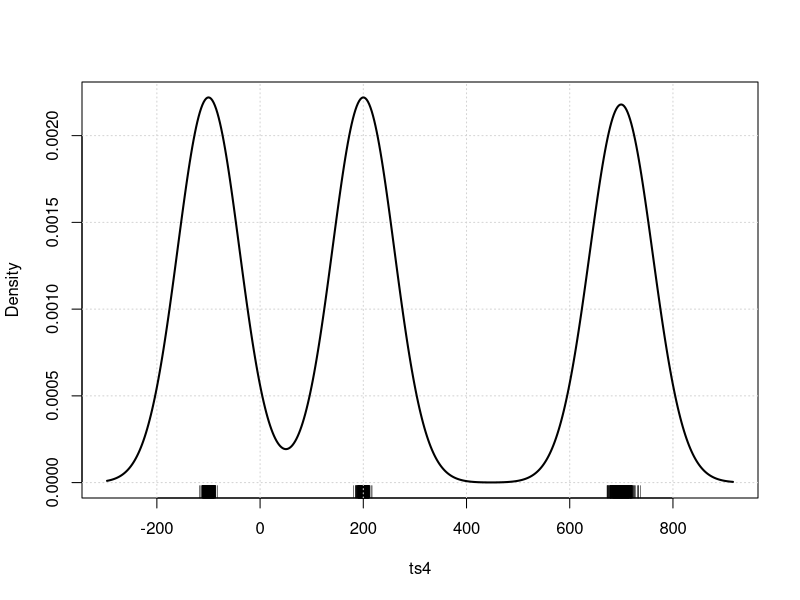
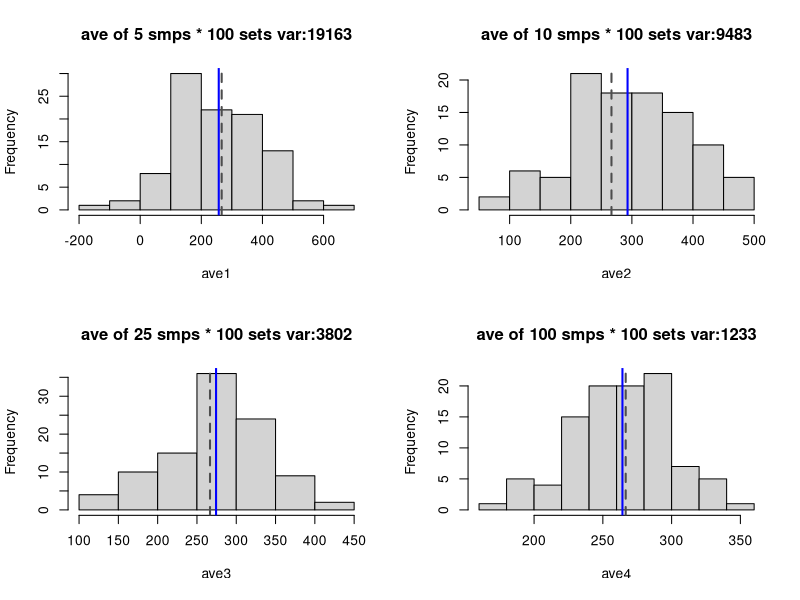
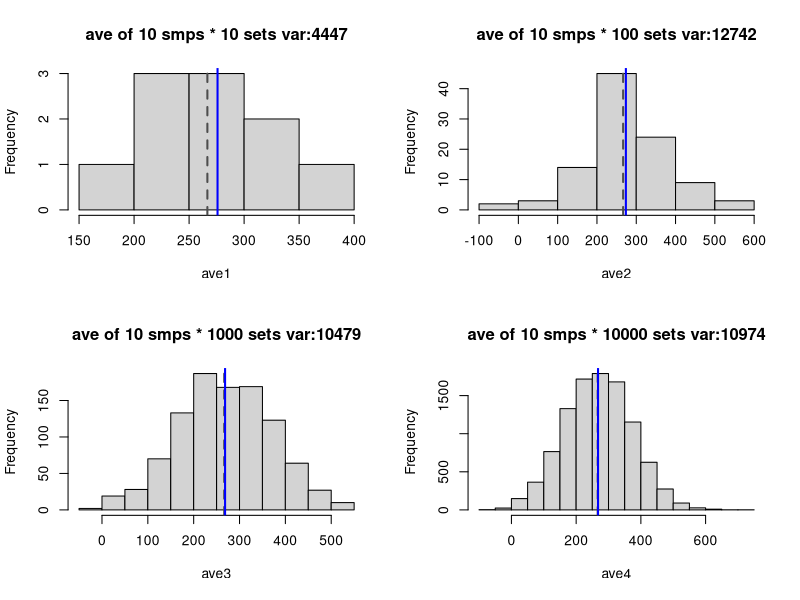

Write R code to recreate these figures, in order.
rm(list=ls())

packages <- c("dplyr")
purrr::walk(packages, library, character.only = TRUE, warn.conflicts = FALSE)




# ------------------------------------------------------------------------------
# central limit theorem:  from tri-modal distribution
# generate the distribution
# ------------------------------------------------------------------------------

n <- 1000



# ----------

# mixture of 3 different normal distribution
mu <- -100
sd <- 5

ts1 <- rnorm(n = n, mean = mu, sd = sd)


mu <- 200
sd <- 5

ts2 <- rnorm(n = n, mean = mu, sd = sd)


mu <- 700
sd <- 10

ts3 <- rnorm(n = n, mean = mu, sd = sd)


ts4 <- c(ts1, ts2, ts3)


par(mfrow = c(1,1))

car::densityPlot(ts4)


psych::describe(ts4)



# ----------
( val_mean <- round(mean(ts4), 3) )

( val_var <- round(var(ts4), 3) )




# ------------------------------------------------------------------------------
# central limit theorem:  take samples and compute average
#   - the numbers of samples of 1 set are different
# ------------------------------------------------------------------------------



# draw "draw_sample" samples from ts4 and take average
# repeate "sets"

sets <- 100



# ----------
draw_sample1 <- 5

ave1 <- sapply(1:sets, function(a) mean(sample(x = ts4, size = draw_sample1, replace = TRUE)))

mean1 <- round(mean(ave1), 3)
var1 <- round(var(ave1), 0)
mean_diff1 <- mean1 - val_mean


# ----------
draw_sample2 <- 10

ave2 <- sapply(1:sets, function(a) mean(sample(x = ts4, size = draw_sample2, replace = TRUE)))

mean2 <- round(mean(ave2), 3)
var2 <- round(var(ave2), 0)
mean_diff2 <- mean2 - val_mean



# ----------
draw_sample3 <- 25

ave3 <- sapply(1:sets, function(a) mean(sample(x = ts4, size = draw_sample3, replace = TRUE)))

mean3 <- round(mean(ave3), 3)
var3 <- round(var(ave3), 0)
mean_diff3 <- mean3 - val_mean



# ----------
draw_sample4 <- 100

ave4 <- sapply(1:sets, function(a) mean(sample(x = ts4, size = draw_sample4, replace = TRUE)))

mean4 <- round(mean(ave4), 3)
var4 <- round(var(ave4), 0)
mean_diff4 <- mean4 - val_mean



# ----------
par(mfrow = c(2,2))

hist(ave1, main = paste0("ave of ", draw_sample1, " smps * ", sets, " sets", " var:", var1))
abline(v = val_mean, lty = 2, col = gray(0.3), lwd = 2)
abline(v = mean1, lty = 1, col = "blue", lwd = 2)

hist(ave2, main = paste0("ave of ", draw_sample2, " smps * ", sets, " sets", " var:", var2))
abline(v = val_mean, lty = 2, col = gray(0.3), lwd = 2)
abline(v = mean2, lty = 1, col = "blue", lwd = 2)

hist(ave3, main = paste0("ave of ", draw_sample3, " smps * ", sets, " sets", " var:", var3))
abline(v = val_mean, lty = 2, col = gray(0.3), lwd = 2)
abline(v = mean3, lty = 1, col = "blue", lwd = 2)

hist(ave4, main = paste0("ave of ", draw_sample4, " smps * ", sets, " sets", " var:", var4))
abline(v = val_mean, lty = 2, col = gray(0.3), lwd = 2)
abline(v = mean4, lty = 1, col = "blue", lwd = 2)


c(mean_diff1, mean_diff2, mean_diff3, mean_diff4)


# -->
# NOTE THAT: the variance will be reduced by proportion to the number of one time samples
# the variance of "25 samples at 1 time" is 1/5 of the variance of "5 samples at 1 time"




# ------------------------------------------------------------------------------
# central limit theorem:  take samples and compute average
#   - the numbers of samples of 1 set are fixed, but sets are increasing
# ------------------------------------------------------------------------------

# draw "draw_sample" samples from ts4 and take average
# repeate "sets"


draw_sample <- 10



# ----------
sets1 <- 10

ave1 <- sapply(1:sets1, function(a) mean(sample(x = ts4, size = draw_sample, replace = TRUE)))

mean1 <- round(mean(ave1), 3)
var1 <- round(var(ave1), 0)
mean_diff1 <- mean1 - val_mean



# ----------
sets2 <- 100

ave2 <- sapply(1:sets2, function(a) mean(sample(x = ts4, size = draw_sample, replace = TRUE)))

mean2 <- round(mean(ave2), 3)
var2 <- round(var(ave2), 0)
mean_diff2 <- mean2 - val_mean



# ----------
sets3 <- 1000

ave3 <- sapply(1:sets3, function(a) mean(sample(x = ts4, size = draw_sample, replace = TRUE)))

mean3 <- round(mean(ave3), 3)
var3 <- round(var(ave3), 0)
mean_diff3 <- mean3 - val_mean



# ----------
sets4 <- 10000

ave4 <- sapply(1:sets4, function(a) mean(sample(x = ts4, size = draw_sample, replace = TRUE)))

mean4 <- round(mean(ave4), 3)
var4 <- round(var(ave4), 0)
mean_diff4 <- mean4 - val_mean




# ----------
par(mfrow = c(2,2))

hist(ave1, main = paste0("ave of ", draw_sample, " smps * ", sets1, " sets", " var:", var1))
abline(v = val_mean, lty = 2, col = gray(0.3), lwd = 2)
abline(v = mean1, lty = 1, col = "blue", lwd = 2)

hist(ave2, main = paste0("ave of ", draw_sample, " smps * ", sets2, " sets", " var:", var2))
abline(v = val_mean, lty = 2, col = gray(0.3), lwd = 2)
abline(v = mean2, lty = 1, col = "blue", lwd = 2)

hist(ave3, main = paste0("ave of ", draw_sample, " smps * ", sets3, " sets", " var:", var3))
abline(v = val_mean, lty = 2, col = gray(0.3), lwd = 2)
abline(v = mean3, lty = 1, col = "blue", lwd = 2)

hist(ave4, main = paste0("ave of ", draw_sample, " smps * ", sets4, " sets", " var:", var4))
abline(v = val_mean, lty = 2, col = gray(0.3), lwd = 2)
abline(v = mean4, lty = 1, col = "blue", lwd = 2)


c(mean_diff1, mean_diff2, mean_diff3, mean_diff4)


psych::describe(data.frame(ave1, ave2, ave3, ave4))

( val_var <- round(var(ts4), 3) )


# -->
# NOTE that the mean of distribution is closing to true means and closing to normal distribution
# kurtosis is closing to 0

